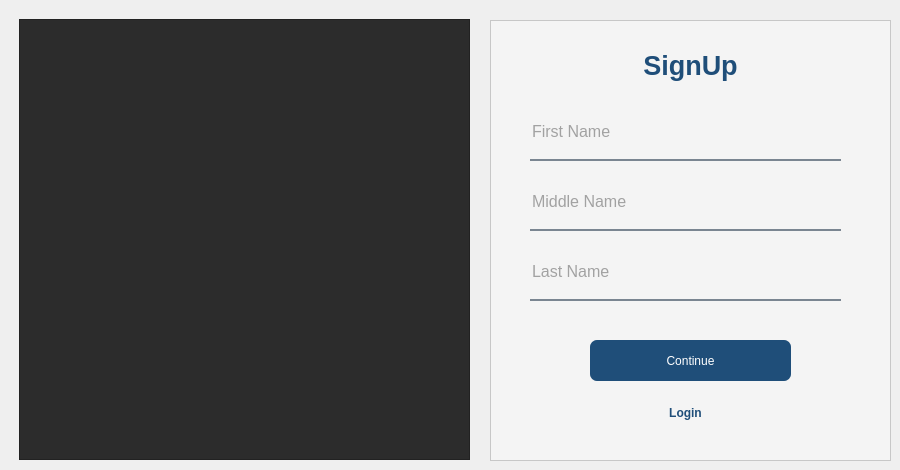
    <widget class="QWidget" name="Signup_page">
     <widget class="QFrame" name="frame_3">
      <property name="geometry">
       <rect>
        <x>490</x>
        <y>20</y>
        <width>401</width>
        <height>441</height>
       </rect>
      </property>
      <property name="font">
       <font>
        <bold>true</bold>
       </font>
      </property>
      <property name="styleSheet">
       <string notr="true">background-color:rgba(245, 245, 245,210);

                                filter:blur(40px);</string>
      </property>
      <property name="frameShape">
       <enum>QFrame::Shape::StyledPanel</enum>
      </property>
      <property name="frameShadow">
       <enum>QFrame::Shadow::Raised</enum>
      </property>
      <widget class="QTextEdit" name="textEdit_2">
       <property name="geometry">
        <rect>
         <x>30</x>
         <y>10</y>
         <width>341</width>
         <height>61</height>
        </rect>
       </property>
       <property name="styleSheet">
        <string notr="true">background-color:rgba(255, 235, 59,0);
                                    text-color:rgb(255, 235, 59);</string>
       </property>
       <property name="readOnly">
        <bool>true</bool>
       </property>
       <property name="html">
        <string>&lt;!DOCTYPE HTML PUBLIC &quot;-//W3C//DTD HTML 4.0//EN&quot; &quot;http://www.w3.org/TR/REC-html40/strict.dtd&quot;&gt;
&lt;html&gt;&lt;head&gt;&lt;meta name=&quot;qrichtext&quot; content=&quot;1&quot; /&gt;&lt;meta charset=&quot;utf-8&quot; /&gt;&lt;style type=&quot;text/css&quot;&gt;
p, li { white-space: pre-wrap; }
hr { height: 1px; border-width: 0; }
li.unchecked::marker { content: &quot;\2610&quot;; }
li.checked::marker { content: &quot;\2612&quot;; }
&lt;/style&gt;&lt;/head&gt;&lt;body style=&quot; font-family:'Noto Sans'; font-size:10pt; font-weight:400; font-style:normal;&quot;&gt;
&lt;p style=&quot; margin-top:0px; margin-bottom:0px; margin-left:0px; margin-right:0px; -qt-block-indent:0; text-indent:0px;&quot;&gt;                                    &lt;/p&gt;
&lt;p align=&quot;center&quot; style=&quot; margin-top:0px; margin-bottom:0px; margin-left:0px; margin-right:0px; -qt-block-indent:0; text-indent:0px;&quot;&gt;&lt;span style=&quot; font-family:'Segoe UI'; font-size:20pt; font-weight:700; color:#1f4e79;&quot;&gt;SignUp&lt;/span&gt;&lt;/p&gt;&lt;/body&gt;&lt;/html&gt;</string>
       </property>
      </widget>
      <widget class="QLineEdit" name="first_name">
       <property name="geometry">
        <rect>
         <x>40</x>
         <y>90</y>
         <width>311</width>
         <height>51</height>
        </rect>
       </property>
       <property name="font">
        <font>
         <pointsize>12</pointsize>
         <bold>false</bold>
        </font>
       </property>
       <property name="styleSheet">
        <string notr="true">background-color:rgba(0, 0, 0,0);
                                    border:none;
                                    border-bottom:2px solid rgba(105,118,132,225);
                                    color:rgba(63, 63, 63,230);
                                    padding-bottom:7px;
                                </string>
       </property>
       <property name="echoMode">
        <enum>QLineEdit::EchoMode::Normal</enum>
       </property>
       <property name="placeholderText">
        <string>First Name</string>
       </property>
       <property name="clearButtonEnabled">
        <bool>true</bool>
       </property>
      </widget>
      <widget class="QLineEdit" name="middle_name">
       <property name="geometry">
        <rect>
         <x>40</x>
         <y>160</y>
         <width>311</width>
         <height>51</height>
        </rect>
       </property>
       <property name="font">
        <font>
         <pointsize>12</pointsize>
        </font>
       </property>
       <property name="styleSheet">
        <string notr="true">background-color:rgba(0, 0, 0,0);
                                    border:none;
                                    border-bottom:2px solid rgba(105,118,132,225);
                                    color:rgba(63, 63, 63,230);
                                    padding-bottom:7px;
                                </string>
       </property>
       <property name="echoMode">
        <enum>QLineEdit::EchoMode::Normal</enum>
       </property>
       <property name="placeholderText">
        <string>Middle Name</string>
       </property>
       <property name="clearButtonEnabled">
        <bool>true</bool>
       </property>
      </widget>
      <widget class="QLineEdit" name="last_name">
       <property name="geometry">
        <rect>
         <x>40</x>
         <y>230</y>
         <width>311</width>
         <height>51</height>
        </rect>
       </property>
       <property name="font">
        <font>
         <pointsize>12</pointsize>
        </font>
       </property>
       <property name="styleSheet">
        <string notr="true">background-color:rgba(0, 0, 0,0);
                                    border:none;
                                    border-bottom:2px solid rgba(105,118,132,225);
                                    color:rgba(63, 63, 63,230);
                                    padding-bottom:7px;
                                </string>
       </property>
       <property name="echoMode">
        <enum>QLineEdit::EchoMode::Normal</enum>
       </property>
       <property name="placeholderText">
        <string>Last Name</string>
       </property>
       <property name="clearButtonEnabled">
        <bool>true</bool>
       </property>
      </widget>
      <widget class="QPushButton" name="continue_1">
       <property name="geometry">
        <rect>
         <x>100</x>
         <y>320</y>
         <width>201</width>
         <height>41</height>
        </rect>
       </property>
       <property name="font">
        <font>
         <fontweight>DemiBold</fontweight>
        </font>
       </property>
       <property name="mouseTracking">
        <bool>true</bool>
       </property>
       <property name="tabletTracking">
        <bool>true</bool>
       </property>
       <property name="styleSheet">
        <string notr="true">
                                    color:rgb(255, 255, 255);
                                    background-color:rgb(31, 78, 121);

                                    border-radius:7px;</string>
       </property>
       <property name="text">
        <string>Continue</string>
       </property>
      </widget>
      <widget class="QPushButton" name="loginButtonOnSignUpPage">
       <property name="geometry">
        <rect>
         <x>160</x>
         <y>380</y>
         <width>71</width>
         <height>26</height>
        </rect>
       </property>
       <property name="styleSheet">
        <string notr="true">color : rgb(31, 78, 121);
 font-weight: bold;
 background-color: transparent;
 border: none;</string>
       </property>
       <property name="text">
        <string>Login</string>
       </property>
      </widget>
     </widget>
     <widget class="QFrame" name="frame_4">
      <property name="geometry">
       <rect>
        <x>19</x>
        <y>19</y>
        <width>451</width>
        <height>441</height>
       </rect>
      </property>
      <property name="styleSheet">
       <string notr="true">background-color:rgb(44, 44, 44);</string>
      </property>
      <property name="frameShape">
       <enum>QFrame::Shape::StyledPanel</enum>
      </property>
      <property name="frameShadow">
       <enum>QFrame::Shadow::Raised</enum>
      </property>
     </widget>
    </widget>
